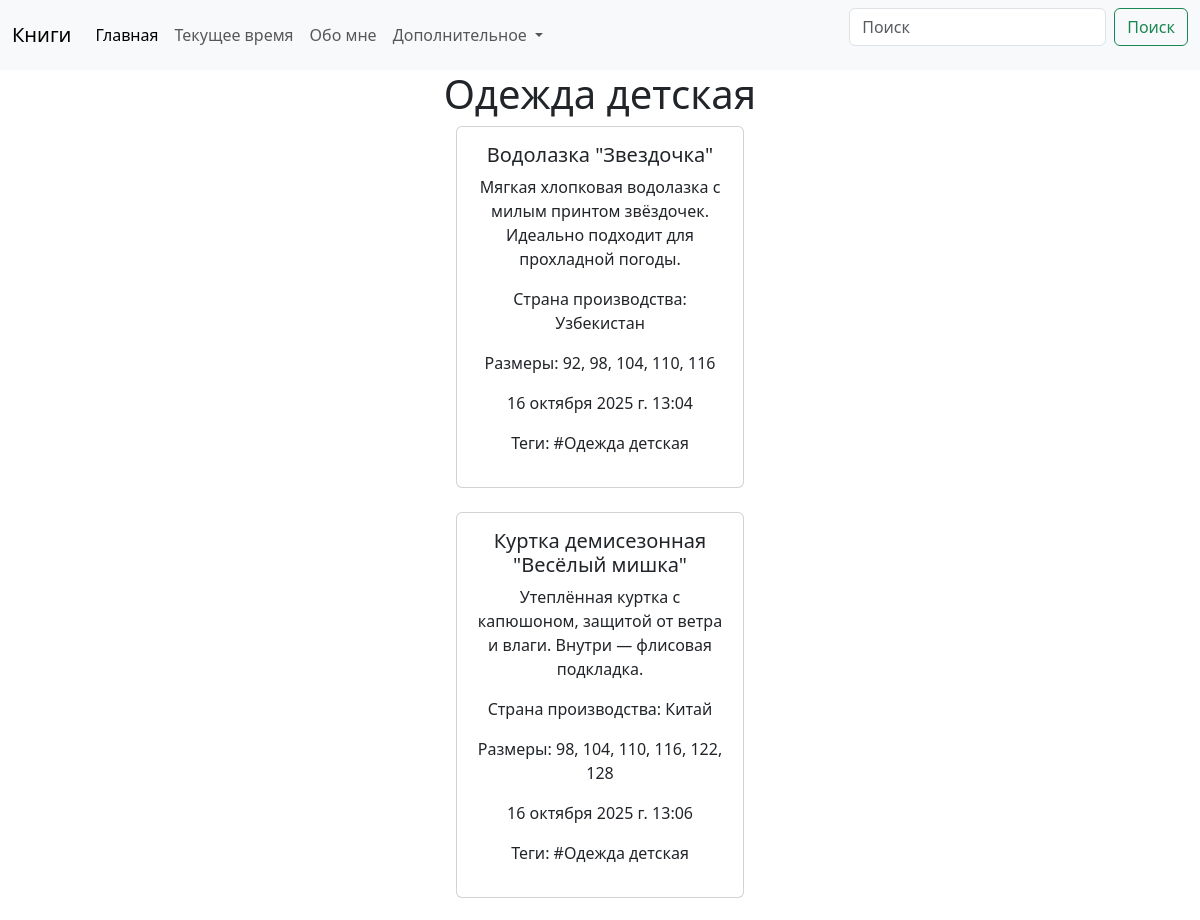
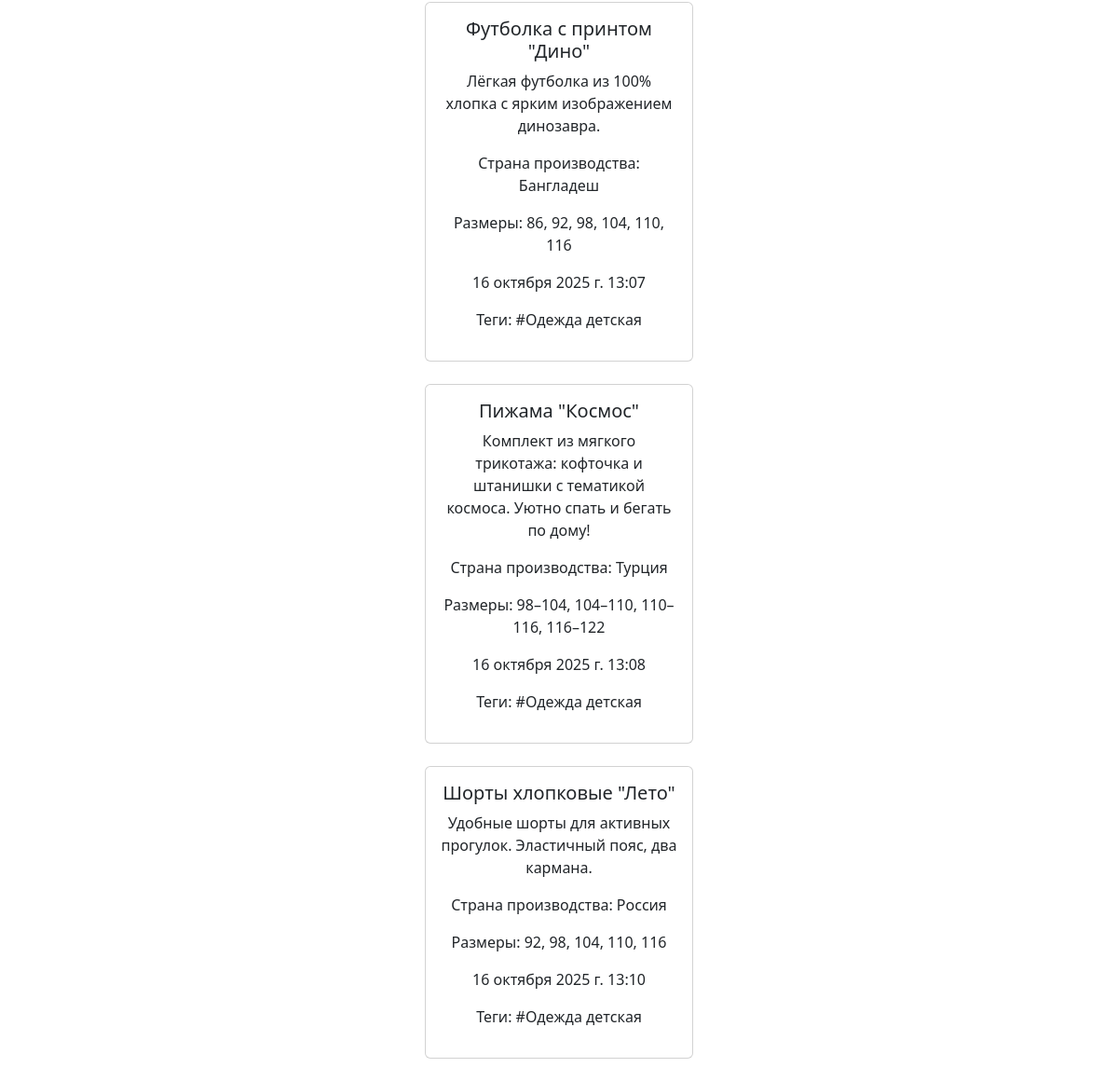
Screenshot of /clothes/kids_clothes/ with the database file from the repository (2 pictures, top to bottom).
### clothes/models.py (models this page shows, shortened)
class Clothe(models.Model):
    name_clothe = models.CharField(max_length=100)
    description = models.TextField(default='Одежда нужна для защиты от окружающей среды, например, от холода и жары.' \
    ' Кроме того, она выполняет информационную функцию, сигнализируя о социальном статусе, профессии и индивидуальности ' \
    'человека, а также эстетическую, помогая создавать образ и выражать себя. ')
    country = models.CharField(max_length=100)
    size = models.CharField(max_length=150, null=True)
    tags = models.ManyToManyField(Tag)
    created_at = models.DateTimeField(auto_now_add=True)

class Tag(models.Model):
    name = models.CharField(max_length=100)

### clothes/views.py (the view)
# urls.py: path('kids_clothes/', views.KidsClothesView.as_view(), name='kids_clothes'),
class KidsClothesView(generic.ListView):
    model = models.Clothe
    template_name = 'clothes/kids_clothes.html'
    context_object_name = 'clothes'
    ordering = '-id'
    def get_queryset(self):
        kids_clothes = self.model.objects.filter(tags__name='#Одежда детская')
        return kids_clothes

### templates/clothes/kids_clothes.html (shortened to what this page needs)
{% load static %}
{% include '../header.html' %}
<link href="https://cdn.jsdelivr.net/npm/bootstrap@5.3.3/dist/css/bootstrap.min.css" rel="stylesheet">
<h1 style="text-align: center;">Одежда детская</h1>
{% for i in clothes %}
<div class="center_film" style="display: flex; flex-wrap: wrap; justify-content: center; gap: 20px;">
<div class="card" style="width: 18rem; text-align: center;">
    <div class="card-body">
    <h5 class="card-title">{{ i.name_clothe }}</h5>
    <p class="card-text">{{ i.description }}</p>
    <p class="card-text">{{ i.country }}</p>
    <p class="card-text">{{ i.size}}</p>
    <p class="card-text">{{ i.created_at }}</p>
    <p>
        Теги:
        {%for tag in i.tags.all%}
        {{tag.name}}{% if not forloop.last %}, {% endif %}
        {% empty %}
        Тегов нет:
        {% endfor %}
    </p>
  </div>
</div>
</div>
{% endfor %}

### rows the page displays
Clothe: name_clothe "Водолазка \"Звездочка\"", description "Мягкая хлопковая водолазка с милым принтом звёздочек. Идеально подходит для прохладной погоды.", country "Страна производства: Узбекистан", size "Размеры: 92, 98, 104, 110, 116", created_at "16 октября 2025 г. 13:04"
Tag: name "#Одежда детская"
Clothe: name_clothe "Куртка демисезонная \"Весёлый мишка\"", description "Утеплённая куртка с капюшоном, защитой от ветра и влаги. Внутри — флисовая подкладка.", country "Страна производства: Китай", size "Размеры: 98, 104, 110, 116, 122, 128", created_at "16 октября 2025 г. 13:06"
Clothe: name_clothe "Футболка с принтом \"Дино\"", description "Лёгкая футболка из 100% хлопка с ярким изображением динозавра.", country "Страна производства: Бангладеш", size "Размеры: 86, 92, 98, 104, 110, 116", created_at "16 октября 2025 г. 13:07"
Clothe: name_clothe "Пижама \"Космос\"", description "Комплект из мягкого трикотажа: кофточка и штанишки с тематикой космоса. Уютно спать и бегать по дому!", country "Страна производства: Турция", size "Размеры: 98–104, 104–110, 110–116, 116–122", created_at "16 октября 2025 г. 13:08"
Clothe: name_clothe "Шорты хлопковые \"Лето\"", description "Удобные шорты для активных прогулок. Эластичный пояс, два кармана.", country "Страна производства: Россия", size "Размеры: 92, 98, 104, 110, 116", created_at "16 октября 2025 г. 13:10"
